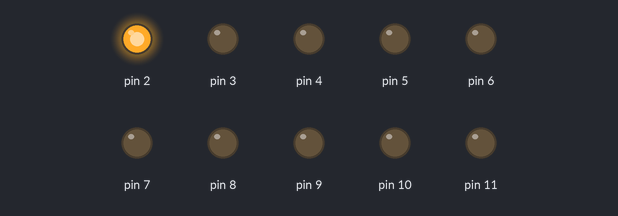
Bench run of a sketch on a simulated Arduino Uno, built with avr-gcc and run on an emulated ATmega328P. Shown: output pins drawn as LEDs (lit = HIGH).

Above: at 0.05 s.
At 0.55 s:
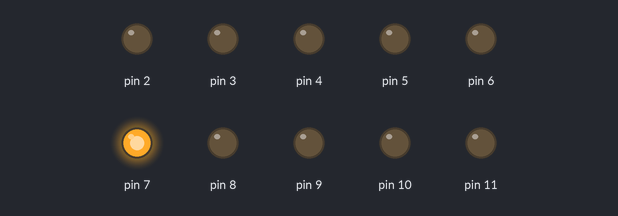
At 1.05 s:
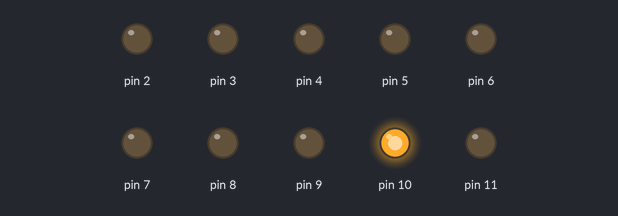
At 2.05 s:
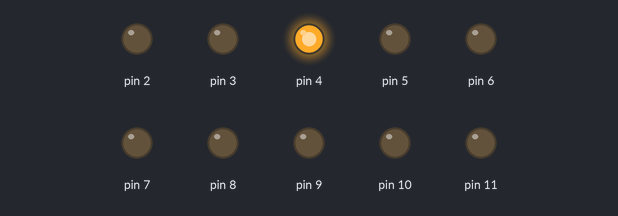
At 3.05 s:
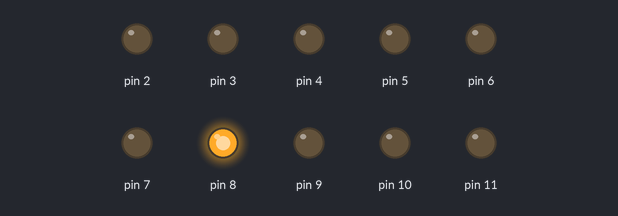
At 4.05 s:
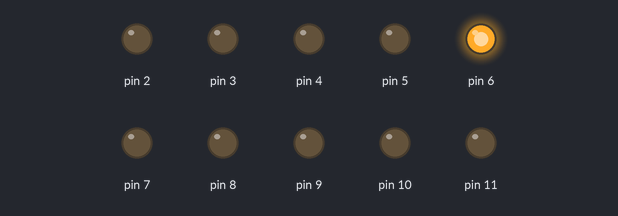
Timing chart, 0 to 4.3 s (numbered marks = the images above):
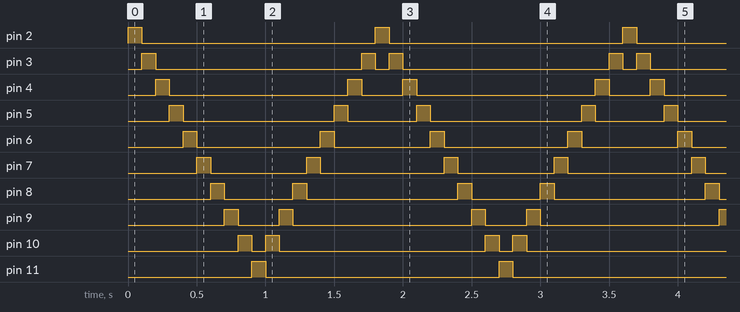

The sketch:

Ardiuno_Lesson_02_Knight_Rider.ino
```cpp
// C++ code
//
void setup()
{
  pinMode(2, OUTPUT);
  pinMode(3, OUTPUT);
  pinMode(4, OUTPUT);
  pinMode(5, OUTPUT);
  pinMode(6, OUTPUT);
  pinMode(7, OUTPUT);
  pinMode(8, OUTPUT);
  pinMode(9, OUTPUT);
  pinMode(10, OUTPUT);
  pinMode(11, OUTPUT);

}

void loop()
{
  digitalWrite(2, HIGH);
  delay(100); // Wait for 100 millisecond(s)
  digitalWrite(2, LOW);

  digitalWrite(3, HIGH);
  delay(100); // Wait for 100 millisecond(s)
  digitalWrite(3, LOW);

  digitalWrite(4, HIGH);
  delay(100); // Wait for 100 millisecond(s)
  digitalWrite(4, LOW);

  digitalWrite(5, HIGH);
  delay(100); // Wait for 100 millisecond(s)
  digitalWrite(5, LOW);

  digitalWrite(6, HIGH);
  delay(100); // Wait for 100 millisecond(s)
  digitalWrite(6, LOW);

  digitalWrite(7, HIGH);
  delay(100); // Wait for 100 millisecond(s)
  digitalWrite(7, LOW);

  digitalWrite(8, HIGH);
  delay(100); // Wait for 100 millisecond(s)
  digitalWrite(8, LOW);

   digitalWrite(9, HIGH);
  delay(100); // Wait for 100 millisecond(s)
  digitalWrite(9, LOW);

   digitalWrite(10, HIGH);
  delay(100); // Wait for 100 millisecond(s)
  digitalWrite(10, LOW);

   digitalWrite(11, HIGH);
  delay(100); // Wait for 100 millisecond(s)
  digitalWrite(11, LOW);

   digitalWrite(10, HIGH);
  delay(100); // Wait for 100 millisecond(s)
  digitalWrite(10, LOW);

   digitalWrite(9, HIGH);
  delay(100); // Wait for 100 millisecond(s)
  digitalWrite(9, LOW);

   digitalWrite(8, HIGH);
  delay(100); // Wait for 100 millisecond(s)
  digitalWrite(8, LOW);

   digitalWrite(7, HIGH);
  delay(100); // Wait for 100 millisecond(s)
  digitalWrite(7, LOW);

   digitalWrite(6, HIGH);
  delay(100); // Wait for 100 millisecond(s)
  digitalWrite(6, LOW);

   digitalWrite(5, HIGH);
  delay(100); // Wait for 100 millisecond(s)
  digitalWrite(5, LOW);

   digitalWrite(4, HIGH);
  delay(100); // Wait for 100 millisecond(s)
  digitalWrite(4, LOW);

   digitalWrite(3, HIGH);
  delay(100); // Wait for 100 millisecond(s)
  digitalWrite(3, LOW);


}
```

Measured:
- by itself, pin 2, pin 11: alternates HIGH for 0.10 s and LOW for 1.7 s
- by itself, pin 3: repeats every 1.8 s: LOW 1.5 s, HIGH 0.10 s, LOW 0.10 s, HIGH 0.10 s
- by itself, pin 4: repeats every 1.8 s: LOW 1.3 s, HIGH 0.10 s, LOW 0.30 s, HIGH 0.10 s
- by itself, pin 5: repeats every 1.8 s: LOW 1.1 s, HIGH 0.10 s, LOW 0.50 s, HIGH 0.10 s
- by itself, pin 6: repeats every 1.8 s: LOW 0.90 s, HIGH 0.10 s, LOW 0.70 s, HIGH 0.10 s
- by itself, pin 7: repeats every 1.8 s: LOW 0.70 s, HIGH 0.10 s, LOW 0.90 s, HIGH 0.10 s
- by itself, pin 8: repeats every 1.8 s: LOW 0.50 s, HIGH 0.10 s, LOW 1.1 s, HIGH 0.10 s
- by itself, pin 9: repeats every 1.8 s: LOW 0.30 s, HIGH 0.10 s, LOW 1.3 s, HIGH 0.10 s
